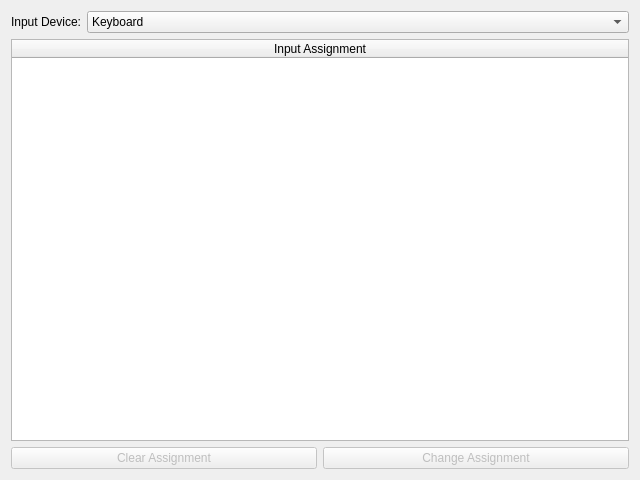
<?xml version="1.0" encoding="UTF-8"?>
<ui version="4.0">
 <class>WidgetCtrl</class>
 <widget class="QWidget" name="WidgetCtrl">
  <property name="geometry">
   <rect>
    <x>0</x>
    <y>0</y>
    <width>640</width>
    <height>480</height>
   </rect>
  </property>
  <property name="windowTitle">
   <string>Controls</string>
  </property>
  <layout class="QGridLayout" name="gridLayout_3">
   <item row="0" column="0">
    <widget class="QLabel" name="labelDevice">
     <property name="sizePolicy">
      <sizepolicy hsizetype="Maximum" vsizetype="Preferred">
       <horstretch>0</horstretch>
       <verstretch>0</verstretch>
      </sizepolicy>
     </property>
     <property name="text">
      <string>Input Device:</string>
     </property>
     <property name="alignment">
      <set>Qt::AlignRight|Qt::AlignTrailing|Qt::AlignVCenter</set>
     </property>
    </widget>
   </item>
   <item row="0" column="1">
    <widget class="QComboBox" name="comboDevice">
     <property name="sizePolicy">
      <sizepolicy hsizetype="Minimum" vsizetype="Fixed">
       <horstretch>0</horstretch>
       <verstretch>0</verstretch>
      </sizepolicy>
     </property>
     <item>
      <property name="text">
       <string>Keyboard</string>
      </property>
     </item>
    </widget>
   </item>
   <item row="1" column="0" colspan="2">
    <widget class="QTableWidget" name="tableControls">
     <property name="editTriggers">
      <set>QAbstractItemView::NoEditTriggers</set>
     </property>
     <property name="showDropIndicator" stdset="0">
      <bool>false</bool>
     </property>
     <property name="selectionMode">
      <enum>QAbstractItemView::SingleSelection</enum>
     </property>
     <attribute name="horizontalHeaderDefaultSectionSize">
      <number>200</number>
     </attribute>
     <attribute name="horizontalHeaderHighlightSections">
      <bool>true</bool>
     </attribute>
     <attribute name="horizontalHeaderStretchLastSection">
      <bool>true</bool>
     </attribute>
     <column>
      <property name="text">
       <string>Input Assignment</string>
      </property>
     </column>
    </widget>
   </item>
   <item row="2" column="0" colspan="2">
    <layout class="QGridLayout" name="gridLayout">
     <item row="0" column="1">
      <widget class="QPushButton" name="buttonAssignmentChange">
       <property name="enabled">
        <bool>false</bool>
       </property>
       <property name="text">
        <string>Change Assignment</string>
       </property>
      </widget>
     </item>
     <item row="0" column="0">
      <widget class="QPushButton" name="buttonAssignmentClear">
       <property name="enabled">
        <bool>false</bool>
       </property>
       <property name="text">
        <string>Clear Assignment</string>
       </property>
      </widget>
     </item>
    </layout>
   </item>
  </layout>
 </widget>
 <resources/>
 <connections/>
</ui>
